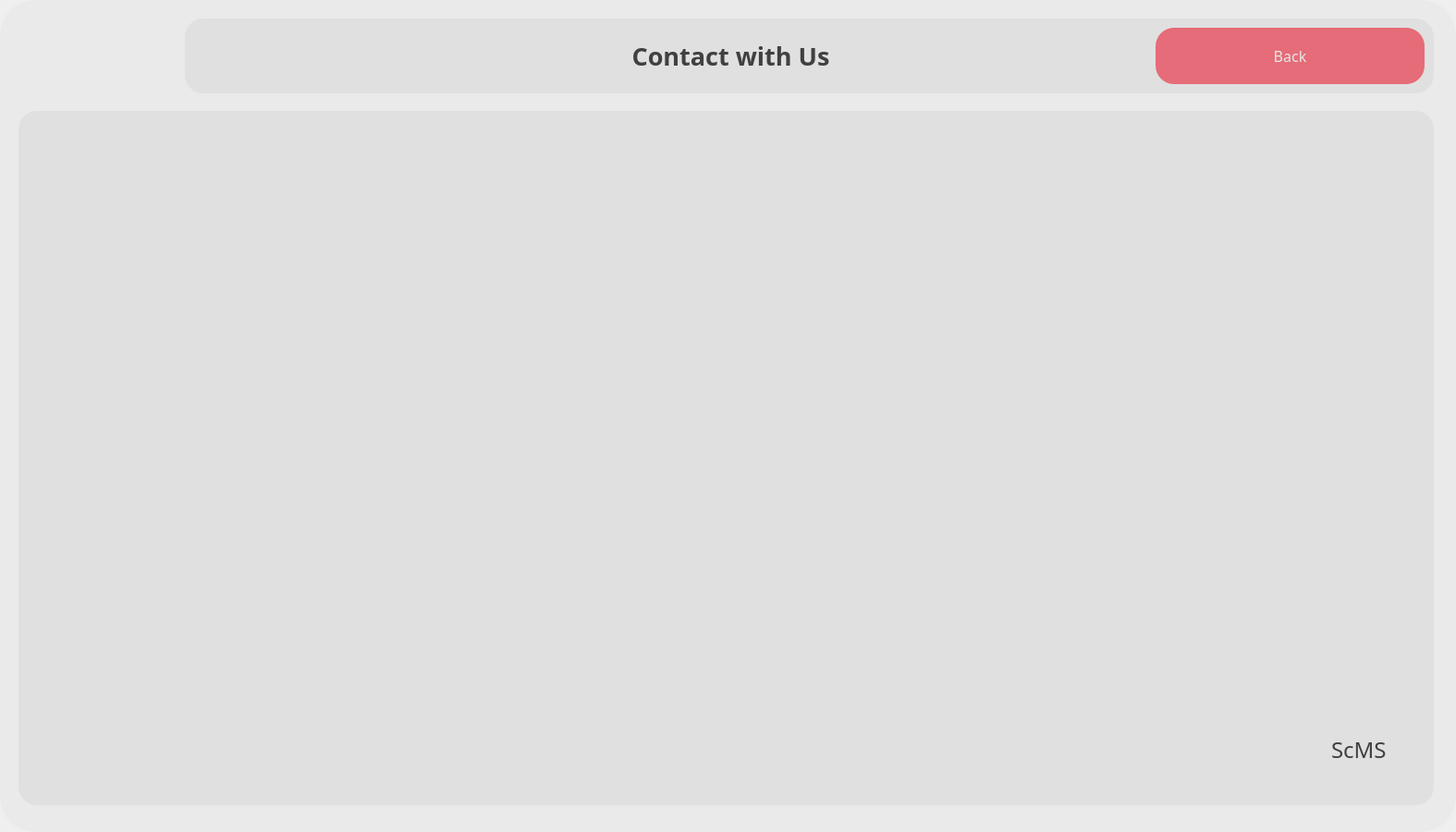
  <widget class="QWidget" name="contactUS_widget" native="true">
   <property name="geometry">
    <rect>
     <x>0</x>
     <y>0</y>
     <width>1575</width>
     <height>900</height>
    </rect>
   </property>
   <widget class="QLabel" name="mainScreen_BG_11">
    <property name="geometry">
     <rect>
      <x>0</x>
      <y>0</y>
      <width>1575</width>
      <height>900</height>
     </rect>
    </property>
    <property name="styleSheet">
     <string notr="true">background-image: url(:/images/materials/reportBG.png);
border-radius:38px;</string>
    </property>
    <property name="text">
     <string/>
    </property>
   </widget>
   <widget class="QWidget" name="topBar_widget_11" native="true">
    <property name="geometry">
     <rect>
      <x>200</x>
      <y>20</y>
      <width>1351</width>
      <height>81</height>
     </rect>
    </property>
    <property name="styleSheet">
     <string notr="true">background-color: rgba(200, 200, 200,80);
/*background-color: rgba(239, 174, 74,150);*/
border-radius:20px;</string>
    </property>
    <widget class="QLabel" name="mainTopBarTitle_label_32">
     <property name="geometry">
      <rect>
       <x>430</x>
       <y>10</y>
       <width>321</width>
       <height>61</height>
      </rect>
     </property>
     <property name="font">
      <font>
       <family>Poppins SemiBold</family>
       <pointsize>20</pointsize>
       <weight>75</weight>
       <bold>true</bold>
      </font>
     </property>
     <property name="styleSheet">
      <string notr="true">background-color: rgba(255, 255, 255,0);
color: rgb(64,64,64);</string>
     </property>
     <property name="text">
      <string>Contact with Us</string>
     </property>
     <property name="alignment">
      <set>Qt::AlignCenter</set>
     </property>
    </widget>
    <widget class="QPushButton" name="contactUS_Back_btn">
     <property name="geometry">
      <rect>
       <x>1050</x>
       <y>10</y>
       <width>291</width>
       <height>61</height>
      </rect>
     </property>
     <property name="font">
      <font>
       <family>Poppins Medium</family>
       <pointsize>12</pointsize>
       <weight>50</weight>
       <bold>false</bold>
      </font>
     </property>
     <property name="styleSheet">
      <string notr="true">QPushButton#contactUS_Back_btn{
background-color: rgb(229, 108, 120);
	color: rgb(230, 230, 230);
border-radius:20px;
}

QPushButton#contactUS_Back_btn:hover{
background-color: rgba(229, 108, 120,220);
}

QPushButton#contactUS_Back_btn:pressed{
padding-left:5px;
padding-top:5px;
background-color: rgba(229, 108, 120,220);
}</string>
     </property>
     <property name="text">
      <string>Back</string>
     </property>
    </widget>
   </widget>
   <widget class="QWidget" name="mainDashboardContainer_widget_11" native="true">
    <property name="geometry">
     <rect>
      <x>20</x>
      <y>120</y>
      <width>1531</width>
      <height>751</height>
     </rect>
    </property>
    <property name="styleSheet">
     <string notr="true">background-color: rgba(200, 200, 200,80);
border-radius:20px;</string>
    </property>
    <widget class="QLabel" name="mainTopBarTitle_label_33">
     <property name="geometry">
      <rect>
       <x>1420</x>
       <y>660</y>
       <width>191</width>
       <height>61</height>
      </rect>
     </property>
     <property name="font">
      <font>
       <family>Poppins Medium</family>
       <pointsize>18</pointsize>
       <weight>50</weight>
       <bold>false</bold>
      </font>
     </property>
     <property name="styleSheet">
      <string notr="true">background-color: rgba(255, 255, 255,0);
color: rgb(64, 64, 64);</string>
     </property>
     <property name="text">
      <string>ScMS</string>
     </property>
    </widget>
    <widget class="QLabel" name="waitingImage_Label_4">
     <property name="geometry">
      <rect>
       <x>10</x>
       <y>20</y>
       <width>1221</width>
       <height>731</height>
      </rect>
     </property>
     <property name="styleSheet">
      <string notr="true">background-color: rgba(255, 255, 255,0);
</string>
     </property>
     <property name="text">
      <string/>
     </property>
     <property name="pixmap">
      <pixmap resource="res.qrc">:/images/materials/Contact Team members.png</pixmap>
     </property>
     <property name="scaledContents">
      <bool>false</bool>
     </property>
    </widget>
   </widget>
   <widget class="QLabel" name="mainScreenDark_BG_12">
    <property name="geometry">
     <rect>
      <x>0</x>
      <y>0</y>
      <width>1575</width>
      <height>900</height>
     </rect>
    </property>
    <property name="styleSheet">
     <string notr="true">background-color: rgba(0, 0, 0,5);
border-radius:38px;</string>
    </property>
    <property name="text">
     <string/>
    </property>
   </widget>
   <zorder>mainScreenDark_BG_12</zorder>
   <zorder>mainScreen_BG_11</zorder>
   <zorder>topBar_widget_11</zorder>
   <zorder>mainDashboardContainer_widget_11</zorder>
  </widget>
